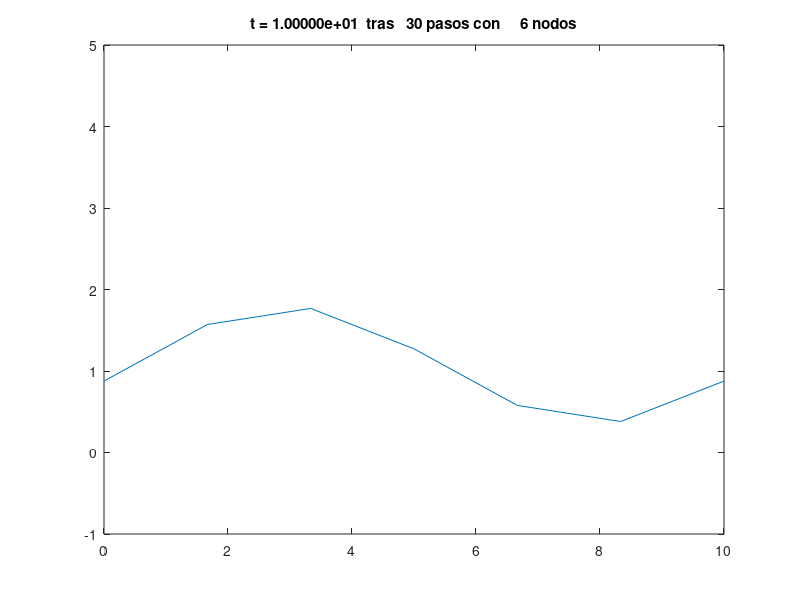

This figure's MATLAB source:
function [x,uint] = apartado4
%
% Resuelve u_t + a u_x = 0  en [ax,bx] con condiciones de 
% contorno periodicas empleando el metodo de Bean Warming 
% con m nodos espaciales interiores.
%
% Representa la solucion en varios instantes de tiempo.
% Devuelve mallado y  aproximacion en la ultima iteracion.
% Modificado del código propuesto en clase para la simulación de 
% la ecuación de advección con el método de Lax-Wendroff

m=input('Introduzca el numero de nodos en espacio deseado: ')

% Comenzamos introduciendo los datos del problema
global a
a = -1;           % parametro de la ecuacion
ax = 0;           % inicio del intervalo esspacial
bx = 10;          % fin del intervalo espacial
tfinal = 10;                % Tiempo maximo
%eta= @(x) (0) .* (x < 3 ) +((4-(x-5)).^2 .* (x >= 3 & x <=7 ) + (0) .* (x >7 & x <=10 ); % Cond inicial
eta=@(x) (0).*(x <= 3)+(4-(x -5).^2).*(x >= 3 & x <= 7 ) +(0).*(x>7) 
% Datos de las discretizaciones
h = (bx-ax)/(m+1);         % h paso espacial
k = 0.2*h;                  % k paso temporal
nu = a*k/h;                % numero de Courant
x = linspace(ax,bx,m+2)';  % Fijamos el mallado en el intervalo espacial
nsteps = round(tfinal / k);    % numero de pasos temp
nplot = 20;       % representamos cada nplot pasos

% Comprobamos si el ultimo paso llega a tfinal
if abs(k*nsteps - tfinal) > 1e-5
  disp(' ')
  disp(sprintf('OJO *** k no divide a tfinal, k = %9.5e',k))
  disp(' ')
end

% En el caso con condiciones periodicas se tienen:
% m+1 incognitas u(2:m+2)  y   u(1) = u(m+2)
I = 2:(m+2);   % indices de las incognitas

% Definicion de condiciones iniciales:
tn = 0;
u0 = eta(x);
u = u0;


% Condiciones de contorno periodicas:
u(1) = u(m+2); 
% OJO: nodo fantasma para cond periodicas necesitamos dos nodos "fantasma"  
u(m+3) = u(2);   
u(m+4)=u(3);
% representamos condicion inicial:
clf
plot(x,u0)
axis([0 10 -1 5]) %axis([0 1 -.2 1.2])
title('Condicion inicial a tiempo 0')
 %%Procedemos a calcular la integral%%
   vector_integral=h.*u0;
   valor_integral=sum(vector_integral);
   disp("El valor de la integral a tiempo cero es="),disp(valor_integral);
   clear vector_integral,valor_integral;
input('Pulse <return> para continuar ');


% Bucle temporal:
for n = 1:nsteps
  tnp = tn + k;   % = t_{n+1}

  % Implementamos el método de Beam-Warming:
  u(I) = u(I) - 0.5*nu*(-3*u(I)+4*u(I+1)-u(I+2)) + 0.5*nu^2 * (u(I) - 2*u(I+1) + u(I+2));

  % Condiciones periodicas:
  u(1) = u(m+2);   % redundante para dato inicial bien preparado
  % OJO: los nodos fantasma para cond periodicas
  u(m+3) = u(2);   
  u(m+4)=u(3);
  % representamos resultados cada nplot pasos:
  if mod(n,nplot)==0 || n==nsteps
    uint = u(1:m+2);  % representamos nodos en el intervalo
    plot(x,uint)
    axis([0 10 -1 5]) % axis([0 1 -.2 1.2])
    title(sprintf('t = %9.5e  tras %4i pasos con %5i nodos',...
                       tnp,n,m+1))
    if n<nsteps, pause(.5); end;
    %%Procedemos a calcular la integral%%
   vector_integral=h.*uint;
   valor_integral=sum(vector_integral);
   disp("El valor de la integral a tiempo(primera salida) es (segunda salida)"),disp(tn),disp(valor_integral);
   clear vector_integral,valor_integral;
  end
 
  tn = tnp;   % para el siguiente paso temporal
end % del for
uint = u(1:m+2);
endfunction 
